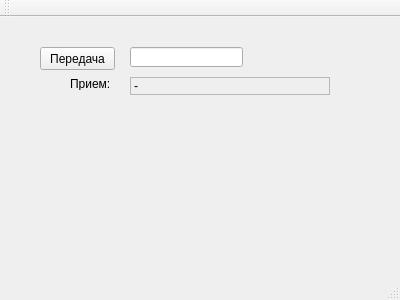
<?xml version="1.0" encoding="UTF-8"?>
<ui version="4.0">
 <class>MainWindow</class>
 <widget class="QMainWindow" name="MainWindow">
  <property name="geometry">
   <rect>
    <x>0</x>
    <y>0</y>
    <width>400</width>
    <height>300</height>
   </rect>
  </property>
  <property name="windowTitle">
   <string>MainWindow</string>
  </property>
  <widget class="QWidget" name="centralWidget">
   <widget class="QPushButton" name="pushButton">
    <property name="geometry">
     <rect>
      <x>40</x>
      <y>30</y>
      <width>75</width>
      <height>23</height>
     </rect>
    </property>
    <property name="text">
     <string>Передача</string>
    </property>
   </widget>
   <widget class="QLineEdit" name="lineEdit">
    <property name="geometry">
     <rect>
      <x>130</x>
      <y>30</y>
      <width>113</width>
      <height>20</height>
     </rect>
    </property>
   </widget>
   <widget class="QLabel" name="label">
    <property name="geometry">
     <rect>
      <x>70</x>
      <y>60</y>
      <width>47</width>
      <height>13</height>
     </rect>
    </property>
    <property name="text">
     <string>Прием:</string>
    </property>
   </widget>
   <widget class="QLabel" name="label_rcv">
    <property name="geometry">
     <rect>
      <x>130</x>
      <y>60</y>
      <width>200</width>
      <height>18</height>
     </rect>
    </property>
    <property name="frameShape">
     <enum>QFrame::StyledPanel</enum>
    </property>
    <property name="text">
     <string>-</string>
    </property>
   </widget>
  </widget>
  <widget class="QMenuBar" name="menuBar">
   <property name="geometry">
    <rect>
     <x>0</x>
     <y>0</y>
     <width>400</width>
     <height>21</height>
    </rect>
   </property>
  </widget>
  <widget class="QToolBar" name="mainToolBar">
   <attribute name="toolBarArea">
    <enum>TopToolBarArea</enum>
   </attribute>
   <attribute name="toolBarBreak">
    <bool>false</bool>
   </attribute>
  </widget>
  <widget class="QStatusBar" name="statusBar"/>
 </widget>
 <layoutdefault spacing="6" margin="11"/>
 <resources/>
 <connections/>
</ui>
